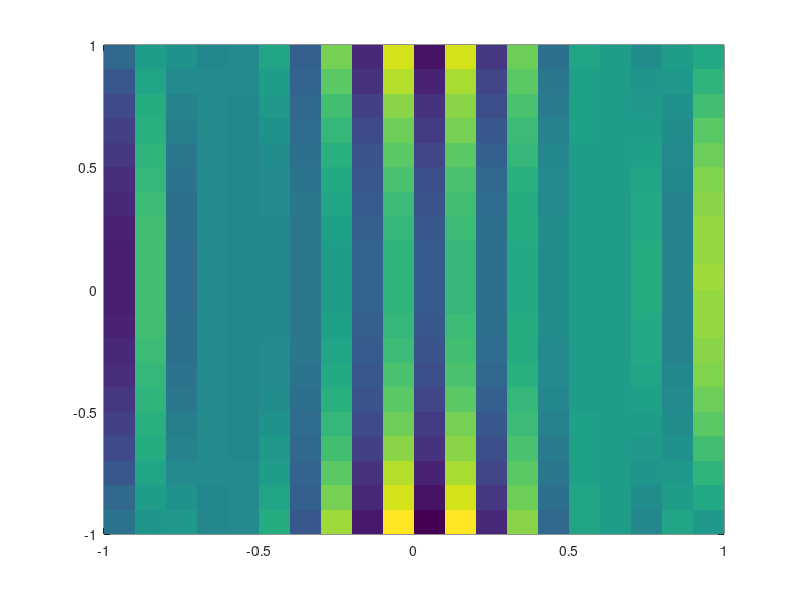

Source code (MATLAB): (Note: this script raises an error after producing the figure.)
clear, close, clc

%Ejercicio 1:
[x,y]=meshgrid(-1:0.1:1,-1:0.1:1);
z=sin(1/2*x.^2-1/4*y.^2+3)*cos(2*x+1+eps^y);

while(1)
    close all
    pcolor(x,y,z),shading flat;hold on;
    sol=ginput(1)';
    for i=1:100
       x=sol(1,i);
       y=sol(2,i);
       dx=x*cos(x^2/2-y^2/4 + 3)*cos(2*x+(1/4503599627370496)^y+1)-2*sin(x^2/2-y^2/4+3)*sin(2*x+(1/4503599627370496)^y+1);
       dy=(1/4503599627370496)^y*sin(x^2/2-y^2/4+3)*log(4503599627370496)*sin(2*x+(1/4503599627370496)^y+1)-(y*cos(x^2/2-y^2/4+3)*cos(2*x+(1/4503599627370496)^y+1))/2;
       sol(:,i+1)=sol(:,i)-0.1*[dx;dy];
       plot([sol(1,i) sol(1,i+1)],[sol(2,i) sol(2,i+1)],'r', 'LineWidth',3)
       pause
    end
end

%Ejercicio 2:
[x,y]=meshgrid(-3:0.01:3,-4:0.01:4);
z=100*(x.^2-y.^2)+(1+x).^2;

while(1)
    close all
    pcolor(x,y,z),shading flat;hold on;
    sol=[10,10]';
    for i=1:100
       x=sol(1,i);
       y=sol(2,i);
       dx=202*x+2;
       dy=-200*y;
       dxx=202;
       dxy=0;
       dyy=-200;
       dyx=0;
       H=[dxx dxy;dyx dyy];                     
       sol(:,i+1)=sol(:,i)-0.1*inv(H)*([dx;dy]);       
       plot([sol(1,i) sol(1,i+1)],[sol(2,i) sol(2,i+1)],'r')
       pause
    end
end
